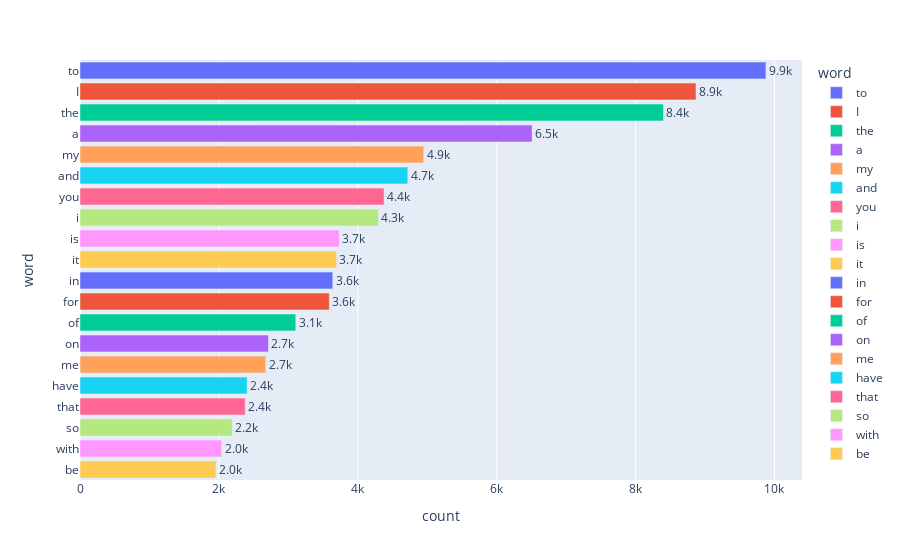

Notebook code for this chart:
### Code cell
# plot the most common words in the text column using plotly
# words in vertical axis, count in horizontal axis, show all words, use different colors for each word.

fig = px.bar(df, y='word', x='count', color='word', text='count')
fig.update_traces(texttemplate='%{text:.2s}', textposition='outside')
fig.update_layout(uniformtext_minsize=8, uniformtext_mode='hide')
fig.show()

### Figure 1 — Plotly figure (JSON) as saved in the notebook; plotly's stock layout.template omitted (floating-point values rounded to 4 significant figures)
{"data": [{"alignmentgroup": "True", "hovertemplate": "word=%{y}<br>count=%{text}<extra></extra>", "legendgroup": "to", "marker": {"color": "#636efa", "pattern": {"shape": ""}}, "name": "to", "offsetgroup": "to", "orientation": "h", "showlegend": true, "text": [9877], "textposition": "outside", "texttemplate": "%{text:.2s}", "type": "bar", "x": [9877], "xaxis": "x", "y": ["to"], "yaxis": "y"}, {"alignmentgroup": "True", "hovertemplate": "word=%{y}<br>count=%{text}<extra></extra>", "legendgroup": "I", "marker": {"color": "#EF553B", "pattern": {"shape": ""}}, "name": "I", "offsetgroup": "I", "orientation": "h", "showlegend": true, "text": [8870], "textposition": "outside", "texttemplate": "%{text:.2s}", "type": "bar", "x": [8870], "xaxis": "x", "y": ["I"], "yaxis": "y"}, {"alignmentgroup": "True", "hovertemplate": "word=%{y}<br>count=%{text}<extra></extra>", "legendgroup": "the", "marker": {"color": "#00cc96", "pattern": {"shape": ""}}, "name": "the", "offsetgroup": "the", "orientation": "h", "showlegend": true, "text": [8402], "textposition": "outside", "texttemplate": "%{text:.2s}", "type": "bar", "x": [8402], "xaxis": "x", "y": ["the"], "yaxis": "y"}, {"alignmentgroup": "True", "hovertemplate": "word=%{y}<br>count=%{text}<extra></extra>", "legendgroup": "a", "marker": {"color": "#ab63fa", "pattern": {"shape": ""}}, "name": "a", "offsetgroup": "a", "orientation": "h", "showlegend": true, "text": [6510], "textposition": "outside", "texttemplate": "%{text:.2s}", "type": "bar", "x": [6510], "xaxis": "x", "y": ["a"], "yaxis": "y"}, {"alignmentgroup": "True", "hovertemplate": "word=%{y}<br>count=%{text}<extra></extra>", "legendgroup": "my", "marker": {"color": "#FFA15A", "pattern": {"shape": ""}}, "name": "my", "offsetgroup": "my", "orientation": "h", "showlegend": true, "text": [4949], "textposition": "outside", "texttemplate": "%{text:.2s}", "type": "bar", "x": [4949], "xaxis": "x", "y": ["my"], "yaxis": "y"}, {"alignmentgroup": "True", "hovertemplate": "word=%{y}<br>count=%{text}<extra></extra>", "legendgroup": "and", "marker": {"color": "#19d3f3", "pattern": {"shape": ""}}, "name": "and", "offsetgroup": "and", "orientation": "h", "showlegend": true, "text": [4720], "textposition": "outside", "texttemplate": "%{text:.2s}", "type": "bar", "x": [4720], "xaxis": "x", "y": ["and"], "yaxis": "y"}, {"alignmentgroup": "True", "hovertemplate": "word=%{y}<br>count=%{text}<extra></extra>", "legendgroup": "you", "marker": {"color": "#FF6692", "pattern": {"shape": ""}}, "name": "you", "offsetgroup": "you", "orientation": "h", "showlegend": true, "text": [4379], "textposition": "outside", "texttemplate": "%{text:.2s}", "type": "bar", "x": [4379], "xaxis": "x", "y": ["you"], "yaxis": "y"}, {"alignmentgroup": "True", "hovertemplate": "word=%{y}<br>count=%{text}<extra></extra>", "legendgroup": "i", "marker": {"color": "#B6E880", "pattern": {"shape": ""}}, "name": "i", "offsetgroup": "i", "orientation": "h", "showlegend": true, "text": [4299], "textposition": "outside", "texttemplate": "%{text:.2s}", "type": "bar", "x": [4299], "xaxis": "x", "y": ["i"], "yaxis": "y"}, {"alignmentgroup": "True", "hovertemplate": "word=%{y}<br>count=%{text}<extra></extra>", "legendgroup": "is", "marker": {"color": "#FF97FF", "pattern": {"shape": ""}}, "name": "is", "offsetgroup": "is", "orientation": "h", "showlegend": true, "text": [3733], "textposition": "outside", "texttemplate": "%{text:.2s}", "type": "bar", "x": [3733], "xaxis": "x", "y": ["is"], "yaxis": "y"}, {"alignmentgroup": "True", "hovertemplate": "word=%{y}<br>count=%{text}<extra></extra>", "legendgroup": "it", "marker": {"color": "#FECB52", "pattern": {"shape": ""}}, "name": "it", "offsetgroup": "it", "orientation": "h", "showlegend": true, "text": [3695], "textposition": "outside", "texttemplate": "%{text:.2s}", "type": "bar", "x": [3695], "xaxis": "x", "y": ["it"], "yaxis": "y"}, {"alignmentgroup": "True", "hovertemplate": "word=%{y}<br>count=%{text}<extra></extra>", "legendgroup": "in", "marker": {"color": "#636efa", "pattern": {"shape": ""}}, "name": "in", "offsetgroup": "in", "orientation": "h", "showlegend": true, "text": [3640], "textposition": "outside", "texttemplate": "%{text:.2s}", "type": "bar", "x": [3640], "xaxis": "x", "y": ["in"], "yaxis": "y"}, {"alignmentgroup": "True", "hovertemplate": "word=%{y}<br>count=%{text}<extra></extra>", "legendgroup": "for", "marker": {"color": "#EF553B", "pattern": {"shape": ""}}, "name": "for", "offsetgroup": "for", "orientation": "h", "showlegend": true, "text": [3590], "textposition": "outside", "texttemplate": "%{text:.2s}", "type": "bar", "x": [3590], "xaxis": "x", "y": ["for"], "yaxis": "y"}, {"alignmentgroup": "True", "hovertemplate": "word=%{y}<br>count=%{text}<extra></extra>", "legendgroup": "of", "marker": {"color": "#00cc96", "pattern": {"shape": ""}}, "name": "of", "offsetgroup": "of", "orientation": "h", "showlegend": true, "text": [3107], "textposition": "outside", "texttemplate": "%{text:.2s}", "type": "bar", "x": [3107], "xaxis": "x", "y": ["of"], "yaxis": "y"}, {"alignmentgroup": "True", "hovertemplate": "word=%{y}<br>count=%{text}<extra></extra>", "legendgroup": "on", "marker": {"color": "#ab63fa", "pattern": {"shape": ""}}, "name": "on", "offsetgroup": "on", "orientation": "h", "showlegend": true, "text": [2714], "textposition": "outside", "texttemplate": "%{text:.2s}", "type": "bar", "x": [2714], "xaxis": "x", "y": ["on"], "yaxis": "y"}, {"alignmentgroup": "True", "hovertemplate": "word=%{y}<br>count=%{text}<extra></extra>", "legendgroup": "me", "marker": {"color": "#FFA15A", "pattern": {"shape": ""}}, "name": "me", "offsetgroup": "me", "orientation": "h", "showlegend": true, "text": [2674], "textposition": "outside", "texttemplate": "%{text:.2s}", "type": "bar", "x": [2674], "xaxis": "x", "y": ["me"], "yaxis": "y"}, {"alignmentgroup": "True", "hovertemplate": "word=%{y}<br>count=%{text}<extra></extra>", "legendgroup": "have", "marker": {"color": "#19d3f3", "pattern": {"shape": ""}}, "name": "have", "offsetgroup": "have", "orientation": "h", "showlegend": true, "text": [2407], "textposition": "outside", "texttemplate": "%{text:.2s}", "type": "bar", "x": [2407], "xaxis": "x", "y": ["have"], "yaxis": "y"}, {"alignmentgroup": "True", "hovertemplate": "word=%{y}<br>count=%{text}<extra></extra>", "legendgroup": "that", "marker": {"color": "#FF6692", "pattern": {"shape": ""}}, "name": "that", "offsetgroup": "that", "orientation": "h", "showlegend": true, "text": [2379], "textposition": "outside", "texttemplate": "%{text:.2s}", "type": "bar", "x": [2379], "xaxis": "x", "y": ["that"], "yaxis": "y"}, {"alignmentgroup": "True", "hovertemplate": "word=%{y}<br>count=%{text}<extra></extra>", "legendgroup": "so", "marker": {"color": "#B6E880", "pattern": {"shape": ""}}, "name": "so", "offsetgroup": "so", "orientation": "h", "showlegend": true, "text": [2193], "textposition": "outside", "texttemplate": "%{text:.2s}", "type": "bar", "x": [2193], "xaxis": "x", "y": ["so"], "yaxis": "y"}, {"alignmentgroup": "True", "hovertemplate": "word=%{y}<br>count=%{text}<extra></extra>", "legendgroup": "with", "marker": {"color": "#FF97FF", "pattern": {"shape": ""}}, "name": "with", "offsetgroup": "with", "orientation": "h", "showlegend": true, "text": [2040], "textposition": "outside", "texttemplate": "%{text:.2s}", "type": "bar", "x": [2040], "xaxis": "x", "y": ["with"], "yaxis": "y"}, {"alignmentgroup": "True", "hovertemplate": "word=%{y}<br>count=%{text}<extra></extra>", "legendgroup": "be", "marker": {"color": "#FECB52", "pattern": {"shape": ""}}, "name": "be", "offsetgroup": "be", "orientation": "h", "showlegend": true, "text": [1957], "textposition": "outside", "texttemplate": "%{text:.2s}", "type": "bar", "x": [1957], "xaxis": "x", "y": ["be"], "yaxis": "y"}], "layout": {"barmode": "relative", "legend": {"title": {"text": "word"}, "tracegroupgap": 0}, "margin": {"t": 60}, "uniformtext": {"minsize": 8, "mode": "hide"}, "xaxis": {"anchor": "y", "domain": [0, 1], "title": {"text": "count"}}, "yaxis": {"anchor": "x", "categoryarray": ["be", "with", "so", "that", "have", "me", "on", "of", "for", "in", "it", "is", "i", "you", "and", "my", "a", "the", "I", "to"], "categoryorder": "array", "domain": [0, 1], "title": {"text": "word"}}}}
